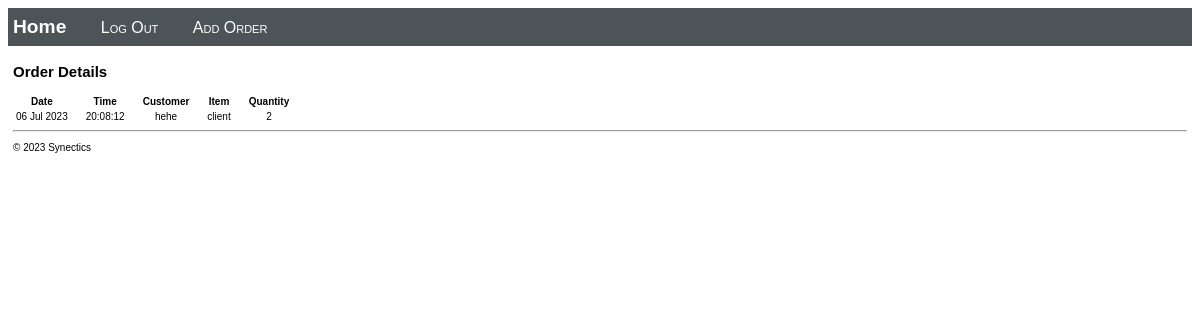
/detail/10 (signed in), run on the app's committed database.
### customerdatabase/models.py (models this page shows, shortened)
class CustomerOrderEntry(models.Model):
    customerName = models.CharField("Customer Name", max_length=200)
    entryDate = models.DateTimeField("date added")
    customerOrder = models.ForeignKey(CustomerOrderDetails, on_delete=models.CASCADE)

class CustomerOrderDetails(models.Model):
    orderItem = models.CharField("Item", max_length=6, choices=ORDER_CHOICES, default='client')
    quantity = models.PositiveIntegerField("Quantity")

### customerdatabase/views.py (the view)
# urls.py: path("detail/<id>", views.detail, name="detail"),
def detail(request, id):
    context ={}
    context["data"] = CustomerOrderEntry.objects.get(id = id)
    return render(request, "customerdatabase/detail.html", context)

### customerdatabase/templates/customerdatabase/detail.html (shortened to what this page needs)
{% extends "customerdatabase/layout.html" %}
{% block content %}
{% if user.is_staff %}
    <h2>Order Details</h2>
        <table class="message_list">
            <thead>
            <tr>
                <th>Date</th>
                <th>Time</th>
                <th>Customer</th>
                <th>Item</th>
                <th>Quantity</th>
            </tr>
            </thead>
            <tbody>
                <tr>
                    <td>{{ data.entryDate | date:'d M Y' }}</td>
                    <td>{{ data.entryDate | time:'H:i:s' }}</td>
                    <td>
                        {{ data.customerName }}
                    </td>
                    <td>{{ data.customerOrder.orderItem }}</td>
                    <td>{{ data.customerOrder.quantity }}</td>
                </tr>
            </tbody>
        </table>
{% else %}
<p>You are not logged in. Please Log In to continue.</p>
<a class="nav-link" href="{% url 'admin:index' %}"> Log In </a>
{% endif %}
{% endblock %}

### customer_database_project/static/customerdatabase/site.css (style rules this page uses)
.message_list th,td { text-align: center; padding-right: 15px; }

### data on the page
CustomerOrderEntry: entryDate "06 Jul 2023", entryDate "20:08:12", customerName "hehe", customerOrder.orderItem "client", customerOrder.quantity "2"
